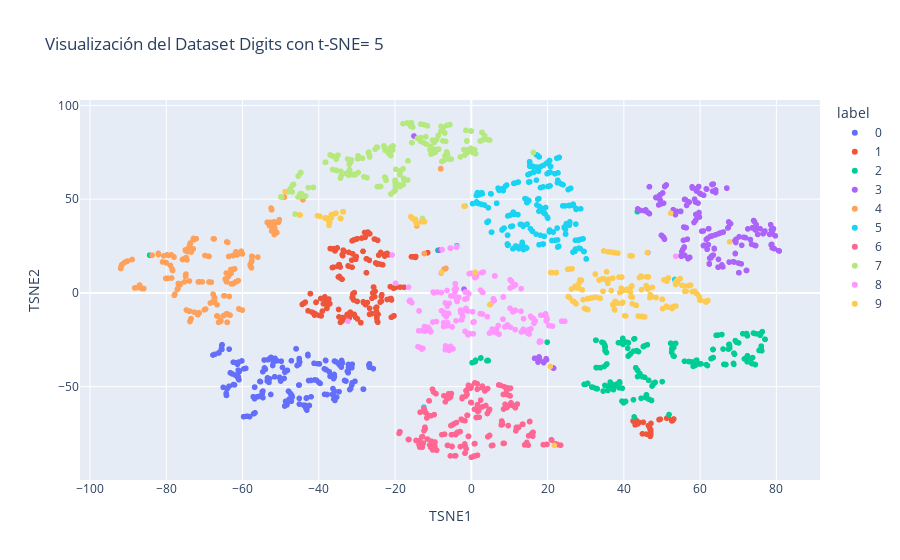
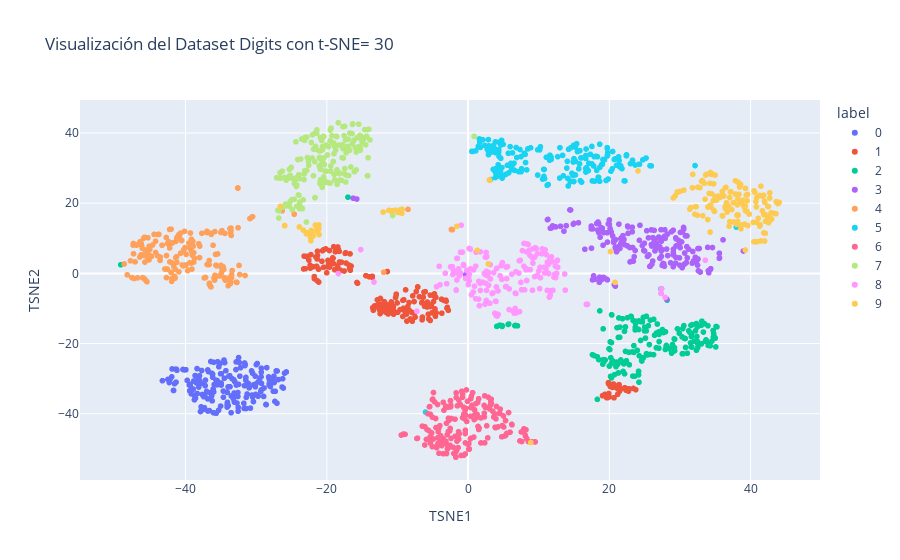
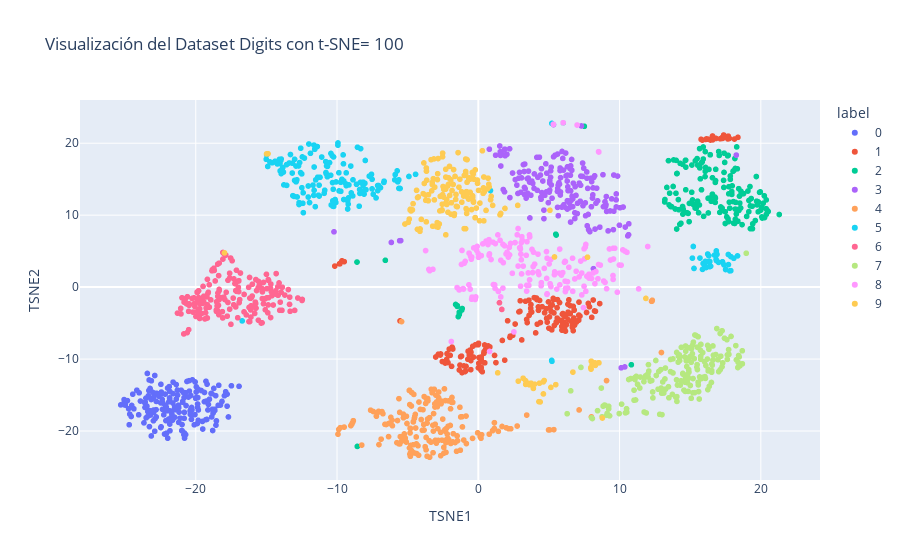

Notebook source saved alongside these figures, in order:
### Markdown cell above
### Ejercicio 2:  **Experimenta con t-SNE:** Modifica el hiperparámetro `perplexity` en el modelo t-SNE a valores más bajos (ej. 5) y más altos (ej. 200). ¿Cómo cambia la visualización? ¿Qué parece controlar este parámetro?

### Code cell
perplexities = [5, 30, 100, 200]
for perp in perplexities:
    # Aplicamos t-SNE. Perplexity es un hiperparámetro importante.
    tsne = TSNE(n_components=2, perplexity=perp, random_state=1)
    X_tsne = tsne.fit_transform(X_scaled)

    # Creamos el DataFrame para Plotly
    df_tsne = pd.DataFrame(data=X_tsne, columns=['TSNE1', 'TSNE2'])
    df_tsne['label'] = y.astype(str)

    # Visualizamos
    fig = px.scatter(df_tsne, x='TSNE1', y='TSNE2', color='label',
                    title='Visualización del Dataset Digits con t-SNE= '+str(perp),
                    labels={'color': 'Dígito'})
    fig.show()

### Figure 1 — Plotly figure (JSON) as saved in the notebook; plotly's stock layout.template omitted (floating-point values rounded to 4 significant figures; data arrays with more than 128 entries replaced by an {"elided": "..."} marker saying what was removed)
{"data": [{"hovertemplate": "label=0<br>TSNE1=%{x}<br>TSNE2=%{y}<extra></extra>", "legendgroup": "0", "marker": {"color": "#636efa", "symbol": "circle"}, "mode": "markers", "name": "0", "showlegend": true, "type": "scattergl", "x": {"elided": "178 float values"}, "xaxis": "x", "y": {"elided": "178 float values"}, "yaxis": "y"}, {"hovertemplate": "label=1<br>TSNE1=%{x}<br>TSNE2=%{y}<extra></extra>", "legendgroup": "1", "marker": {"color": "#EF553B", "symbol": "circle"}, "mode": "markers", "name": "1", "showlegend": true, "type": "scattergl", "x": {"elided": "182 float values"}, "xaxis": "x", "y": {"elided": "182 float values"}, "yaxis": "y"}, {"hovertemplate": "label=2<br>TSNE1=%{x}<br>TSNE2=%{y}<extra></extra>", "legendgroup": "2", "marker": {"color": "#00cc96", "symbol": "circle"}, "mode": "markers", "name": "2", "showlegend": true, "type": "scattergl", "x": {"elided": "177 float values"}, "xaxis": "x", "y": {"elided": "177 float values"}, "yaxis": "y"}, {"hovertemplate": "label=3<br>TSNE1=%{x}<br>TSNE2=%{y}<extra></extra>", "legendgroup": "3", "marker": {"color": "#ab63fa", "symbol": "circle"}, "mode": "markers", "name": "3", "showlegend": true, "type": "scattergl", "x": {"elided": "183 float values"}, "xaxis": "x", "y": {"elided": "183 float values"}, "yaxis": "y"}, {"hovertemplate": "label=4<br>TSNE1=%{x}<br>TSNE2=%{y}<extra></extra>", "legendgroup": "4", "marker": {"color": "#FFA15A", "symbol": "circle"}, "mode": "markers", "name": "4", "showlegend": true, "type": "scattergl", "x": {"elided": "181 float values"}, "xaxis": "x", "y": {"elided": "181 float values"}, "yaxis": "y"}, {"hovertemplate": "label=5<br>TSNE1=%{x}<br>TSNE2=%{y}<extra></extra>", "legendgroup": "5", "marker": {"color": "#19d3f3", "symbol": "circle"}, "mode": "markers", "name": "5", "showlegend": true, "type": "scattergl", "x": {"elided": "182 float values"}, "xaxis": "x", "y": {"elided": "182 float values"}, "yaxis": "y"}, {"hovertemplate": "label=6<br>TSNE1=%{x}<br>TSNE2=%{y}<extra></extra>", "legendgroup": "6", "marker": {"color": "#FF6692", "symbol": "circle"}, "mode": "markers", "name": "6", "showlegend": true, "type": "scattergl", "x": {"elided": "181 float values"}, "xaxis": "x", "y": {"elided": "181 float values"}, "yaxis": "y"}, {"hovertemplate": "label=7<br>TSNE1=%{x}<br>TSNE2=%{y}<extra></extra>", "legendgroup": "7", "marker": {"color": "#B6E880", "symbol": "circle"}, "mode": "markers", "name": "7", "showlegend": true, "type": "scattergl", "x": {"elided": "179 float values"}, "xaxis": "x", "y": {"elided": "179 float values"}, "yaxis": "y"}, {"hovertemplate": "label=8<br>TSNE1=%{x}<br>TSNE2=%{y}<extra></extra>", "legendgroup": "8", "marker": {"color": "#FF97FF", "symbol": "circle"}, "mode": "markers", "name": "8", "showlegend": true, "type": "scattergl", "x": {"elided": "174 float values"}, "xaxis": "x", "y": {"elided": "174 float values"}, "yaxis": "y"}, {"hovertemplate": "label=9<br>TSNE1=%{x}<br>TSNE2=%{y}<extra></extra>", "legendgroup": "9", "marker": {"color": "#FECB52", "symbol": "circle"}, "mode": "markers", "name": "9", "showlegend": true, "type": "scattergl", "x": {"elided": "180 float values"}, "xaxis": "x", "y": {"elided": "180 float values"}, "yaxis": "y"}], "layout": {"legend": {"title": {"text": "label"}, "tracegroupgap": 0}, "title": {"text": "Visualización del Dataset Digits con t-SNE= 5"}, "xaxis": {"anchor": "y", "domain": [0, 1], "title": {"text": "TSNE1"}}, "yaxis": {"anchor": "x", "domain": [0, 1], "title": {"text": "TSNE2"}}}}

### Figure 2 — Plotly figure (JSON) as saved in the notebook; plotly's stock layout.template omitted (floating-point values rounded to 4 significant figures; data arrays with more than 128 entries replaced by an {"elided": "..."} marker saying what was removed)
{"data": [{"hovertemplate": "label=0<br>TSNE1=%{x}<br>TSNE2=%{y}<extra></extra>", "legendgroup": "0", "marker": {"color": "#636efa", "symbol": "circle"}, "mode": "markers", "name": "0", "showlegend": true, "type": "scattergl", "x": {"elided": "178 float values"}, "xaxis": "x", "y": {"elided": "178 float values"}, "yaxis": "y"}, {"hovertemplate": "label=1<br>TSNE1=%{x}<br>TSNE2=%{y}<extra></extra>", "legendgroup": "1", "marker": {"color": "#EF553B", "symbol": "circle"}, "mode": "markers", "name": "1", "showlegend": true, "type": "scattergl", "x": {"elided": "182 float values"}, "xaxis": "x", "y": {"elided": "182 float values"}, "yaxis": "y"}, {"hovertemplate": "label=2<br>TSNE1=%{x}<br>TSNE2=%{y}<extra></extra>", "legendgroup": "2", "marker": {"color": "#00cc96", "symbol": "circle"}, "mode": "markers", "name": "2", "showlegend": true, "type": "scattergl", "x": {"elided": "177 float values"}, "xaxis": "x", "y": {"elided": "177 float values"}, "yaxis": "y"}, {"hovertemplate": "label=3<br>TSNE1=%{x}<br>TSNE2=%{y}<extra></extra>", "legendgroup": "3", "marker": {"color": "#ab63fa", "symbol": "circle"}, "mode": "markers", "name": "3", "showlegend": true, "type": "scattergl", "x": {"elided": "183 float values"}, "xaxis": "x", "y": {"elided": "183 float values"}, "yaxis": "y"}, {"hovertemplate": "label=4<br>TSNE1=%{x}<br>TSNE2=%{y}<extra></extra>", "legendgroup": "4", "marker": {"color": "#FFA15A", "symbol": "circle"}, "mode": "markers", "name": "4", "showlegend": true, "type": "scattergl", "x": {"elided": "181 float values"}, "xaxis": "x", "y": {"elided": "181 float values"}, "yaxis": "y"}, {"hovertemplate": "label=5<br>TSNE1=%{x}<br>TSNE2=%{y}<extra></extra>", "legendgroup": "5", "marker": {"color": "#19d3f3", "symbol": "circle"}, "mode": "markers", "name": "5", "showlegend": true, "type": "scattergl", "x": {"elided": "182 float values"}, "xaxis": "x", "y": {"elided": "182 float values"}, "yaxis": "y"}, {"hovertemplate": "label=6<br>TSNE1=%{x}<br>TSNE2=%{y}<extra></extra>", "legendgroup": "6", "marker": {"color": "#FF6692", "symbol": "circle"}, "mode": "markers", "name": "6", "showlegend": true, "type": "scattergl", "x": {"elided": "181 float values"}, "xaxis": "x", "y": {"elided": "181 float values"}, "yaxis": "y"}, {"hovertemplate": "label=7<br>TSNE1=%{x}<br>TSNE2=%{y}<extra></extra>", "legendgroup": "7", "marker": {"color": "#B6E880", "symbol": "circle"}, "mode": "markers", "name": "7", "showlegend": true, "type": "scattergl", "x": {"elided": "179 float values"}, "xaxis": "x", "y": {"elided": "179 float values"}, "yaxis": "y"}, {"hovertemplate": "label=8<br>TSNE1=%{x}<br>TSNE2=%{y}<extra></extra>", "legendgroup": "8", "marker": {"color": "#FF97FF", "symbol": "circle"}, "mode": "markers", "name": "8", "showlegend": true, "type": "scattergl", "x": {"elided": "174 float values"}, "xaxis": "x", "y": {"elided": "174 float values"}, "yaxis": "y"}, {"hovertemplate": "label=9<br>TSNE1=%{x}<br>TSNE2=%{y}<extra></extra>", "legendgroup": "9", "marker": {"color": "#FECB52", "symbol": "circle"}, "mode": "markers", "name": "9", "showlegend": true, "type": "scattergl", "x": {"elided": "180 float values"}, "xaxis": "x", "y": {"elided": "180 float values"}, "yaxis": "y"}], "layout": {"legend": {"title": {"text": "label"}, "tracegroupgap": 0}, "title": {"text": "Visualización del Dataset Digits con t-SNE= 30"}, "xaxis": {"anchor": "y", "domain": [0, 1], "title": {"text": "TSNE1"}}, "yaxis": {"anchor": "x", "domain": [0, 1], "title": {"text": "TSNE2"}}}}

### Figure 3 — Plotly figure (JSON) as saved in the notebook; plotly's stock layout.template omitted (floating-point values rounded to 4 significant figures; data arrays with more than 128 entries replaced by an {"elided": "..."} marker saying what was removed)
{"data": [{"hovertemplate": "label=0<br>TSNE1=%{x}<br>TSNE2=%{y}<extra></extra>", "legendgroup": "0", "marker": {"color": "#636efa", "symbol": "circle"}, "mode": "markers", "name": "0", "showlegend": true, "type": "scattergl", "x": {"elided": "178 float values"}, "xaxis": "x", "y": {"elided": "178 float values"}, "yaxis": "y"}, {"hovertemplate": "label=1<br>TSNE1=%{x}<br>TSNE2=%{y}<extra></extra>", "legendgroup": "1", "marker": {"color": "#EF553B", "symbol": "circle"}, "mode": "markers", "name": "1", "showlegend": true, "type": "scattergl", "x": {"elided": "182 float values"}, "xaxis": "x", "y": {"elided": "182 float values"}, "yaxis": "y"}, {"hovertemplate": "label=2<br>TSNE1=%{x}<br>TSNE2=%{y}<extra></extra>", "legendgroup": "2", "marker": {"color": "#00cc96", "symbol": "circle"}, "mode": "markers", "name": "2", "showlegend": true, "type": "scattergl", "x": {"elided": "177 float values"}, "xaxis": "x", "y": {"elided": "177 float values"}, "yaxis": "y"}, {"hovertemplate": "label=3<br>TSNE1=%{x}<br>TSNE2=%{y}<extra></extra>", "legendgroup": "3", "marker": {"color": "#ab63fa", "symbol": "circle"}, "mode": "markers", "name": "3", "showlegend": true, "type": "scattergl", "x": {"elided": "183 float values"}, "xaxis": "x", "y": {"elided": "183 float values"}, "yaxis": "y"}, {"hovertemplate": "label=4<br>TSNE1=%{x}<br>TSNE2=%{y}<extra></extra>", "legendgroup": "4", "marker": {"color": "#FFA15A", "symbol": "circle"}, "mode": "markers", "name": "4", "showlegend": true, "type": "scattergl", "x": {"elided": "181 float values"}, "xaxis": "x", "y": {"elided": "181 float values"}, "yaxis": "y"}, {"hovertemplate": "label=5<br>TSNE1=%{x}<br>TSNE2=%{y}<extra></extra>", "legendgroup": "5", "marker": {"color": "#19d3f3", "symbol": "circle"}, "mode": "markers", "name": "5", "showlegend": true, "type": "scattergl", "x": {"elided": "182 float values"}, "xaxis": "x", "y": {"elided": "182 float values"}, "yaxis": "y"}, {"hovertemplate": "label=6<br>TSNE1=%{x}<br>TSNE2=%{y}<extra></extra>", "legendgroup": "6", "marker": {"color": "#FF6692", "symbol": "circle"}, "mode": "markers", "name": "6", "showlegend": true, "type": "scattergl", "x": {"elided": "181 float values"}, "xaxis": "x", "y": {"elided": "181 float values"}, "yaxis": "y"}, {"hovertemplate": "label=7<br>TSNE1=%{x}<br>TSNE2=%{y}<extra></extra>", "legendgroup": "7", "marker": {"color": "#B6E880", "symbol": "circle"}, "mode": "markers", "name": "7", "showlegend": true, "type": "scattergl", "x": {"elided": "179 float values"}, "xaxis": "x", "y": {"elided": "179 float values"}, "yaxis": "y"}, {"hovertemplate": "label=8<br>TSNE1=%{x}<br>TSNE2=%{y}<extra></extra>", "legendgroup": "8", "marker": {"color": "#FF97FF", "symbol": "circle"}, "mode": "markers", "name": "8", "showlegend": true, "type": "scattergl", "x": {"elided": "174 float values"}, "xaxis": "x", "y": {"elided": "174 float values"}, "yaxis": "y"}, {"hovertemplate": "label=9<br>TSNE1=%{x}<br>TSNE2=%{y}<extra></extra>", "legendgroup": "9", "marker": {"color": "#FECB52", "symbol": "circle"}, "mode": "markers", "name": "9", "showlegend": true, "type": "scattergl", "x": {"elided": "180 float values"}, "xaxis": "x", "y": {"elided": "180 float values"}, "yaxis": "y"}], "layout": {"legend": {"title": {"text": "label"}, "tracegroupgap": 0}, "title": {"text": "Visualización del Dataset Digits con t-SNE= 100"}, "xaxis": {"anchor": "y", "domain": [0, 1], "title": {"text": "TSNE1"}}, "yaxis": {"anchor": "x", "domain": [0, 1], "title": {"text": "TSNE2"}}}}
